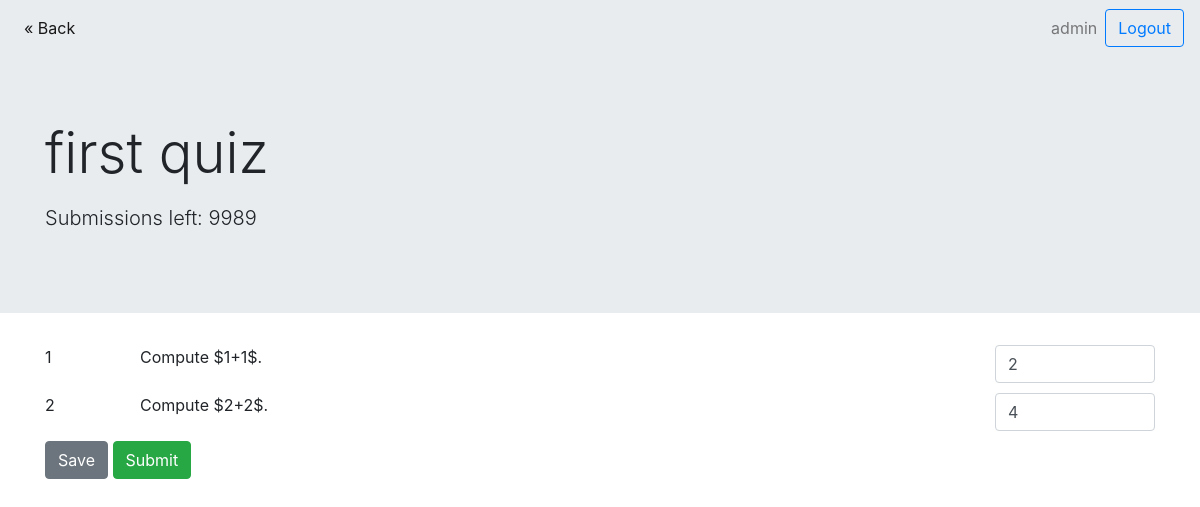
/1/ (signed in), run on the app's committed database.
### quiz/models.py (models this page shows, shortened)
class Quiz(models.Model):
    name = models.CharField(max_length=1000)
    description = models.CharField(max_length=300, default = "")
    max_subs = models.IntegerField(default = 99999)
    is_18_plus = models.BooleanField(default = False)
    @property
    def quiz_length(self):
        return Question.objects.filter(quiz = self).count()

class Question(models.Model):
    quiz = models.ForeignKey(Quiz, on_delete = models.CASCADE, default = 0)
    question_statement = models.CharField(max_length = 750)
    answer = models.CharField(default = "", max_length = 30)

### quiz/views.py (the view, shortened to what this page needs)
# urls.py: path('<int:quiz_id>/', views.QuizDetailsView.as_view(), name = 'quiz_details'),
class QuizDetailsView(View):
    def get(self, request, quiz_id):
        if not(request.user.is_authenticated):
            return HttpResponseRedirect(reverse('quiz:index'))
        if Quiz.objects.filter(id = quiz_id).count() == 0:
            context = {
                'quiz_exists': False
            }
        else:
            quiz = Quiz.objects.get(id = quiz_id)
            allowed_view = True
            if quiz.is_18_plus and request.user.userage.under_18:
                allowed_view = False
            past_final_subs = Submission.objects.filter(user = request.user, \
            question__quiz__id = quiz_id, final_sub = True)
            subs_left = quiz.max_subs - past_final_subs.count() // quiz.quiz_length
            need_prefill = False
            prefill_vals = []
            data = []
            questions = Question.objects.filter(quiz = quiz)
            for q in questions:
                curr_data = [q.question_statement, q.id]
                if Submission.objects.filter(question = q, user = request.user).count() == 0:
                    curr_data.append("")
                else:
                    last_sub = Submission.objects.filter(question = q, \
                    user = request.user).order_by("-sub_time")[0]
                    if last_sub.final_sub:
                        curr_data.append("")
                    else:
                        curr_data.append(last_sub.sub_answer)
                data.append(curr_data)
            context = {
                'curr_quiz': quiz,
                'subs_left': subs_left,
                'user': request.user,
                'validSubmission': False,
                'data': data,
                'quiz_exists': True,
                'allowed_view': allowed_view
            }
        return render(request, 'quiz/quiz_details.html', context)

### quiz/templates/quiz/quiz_details.html (shortened to what this page needs)
{% load static %}
<!DOCTYPE html>
<html>
  <head>
      <link rel="stylesheet" href="https://maxcdn.bootstrapcdn.com/bootstrap/4.4.1/css/bootstrap.min.css" />
      <link rel="stylesheet" type="text/css" href="{% static 'quiz/style.css' %}">
  </head>
  <body>
    <div class = "container-fluid">
      <nav class="navbar navbar-expand-lg navbar-light" style="background-color:#e9ecef;">
        <div class="collapse navbar-collapse" id="navbarSupportedContent">
          <ul class="navbar-nav mr-auto">
            <li class="nav-item active">
              <a class="nav-link" href="/">&laquo; Back</a>
          </ul>
          <ul class="navbar-nav ml-auto">
            <span class="navbar-text mx-2">
              {{ user.username }}
            </span>
            <form method = "POST" class="form-inline my-2 my-lg-0">
              <button class="btn btn-outline-primary my-2 my-sm-0" type="submit" name = "logout">Logout</button>
            </form>
          </ul>
        </div>
      </nav>
    </div>
    {% if quiz_exists %}
      {% if allowed_view %}
        <div class="jumbotron jumbotron-fluid" style="background-color:#e9ecef;">
          <div class="container">
            <h1 class="display-4">{{curr_quiz.name}}</h1>
            <p class="lead">Submissions left: {{ subs_left }}</p>
          </div>
        </div>
        <div class = "container">
          {% if subs_left > 0 %}
            <form method = "POST">
              <div class = "row">
                {% for curr_data in data %}
                  <div class = "col-sm-1">
                    {{ forloop.counter }}
                  </div>
                  <div class = "col-sm-9 mb-4">
                    <span class="math display">{{ curr_data.0 }}</span>
                  </div>
                  <div class = "col-sm-2">
                    <input type = "text" name = "answer{{ curr_data.1 }}" class = "form-control" value = "{{ curr_data.2 }}">
                  </div>
                {% endfor %}
              </div>
              <button type = "submit" class = "btn btn-secondary" name = "save">Save</button>
              <button type = "submit" class = "btn btn-success" name = "submit">Submit</button>
            </form>
          {% else %}
            You are not allowed to submit to this quiz.
          {% endif %}
        </div>
      {% else %}
        <div class = "container">
          You are too young to view this page.
        </div>
      {% endif %}
    {% else %}
      <div class = "container">
        <p class = "mt-3">The quiz does not exist.</p>
      </div>
    {% endif %}
  </body>
</html>

### quiz/static/quiz/style.css (style rules this page uses)
.navbar { margin-left: -15px; margin-right: -15px; }

### data on the page
Quiz: name "first quiz"
Question: question_statement "Compute $1+1$."
Question: question_statement "Compute $2+2$."

### other printed values
{{ user.username }} "admin"
{{ subs_left }} "9989"
